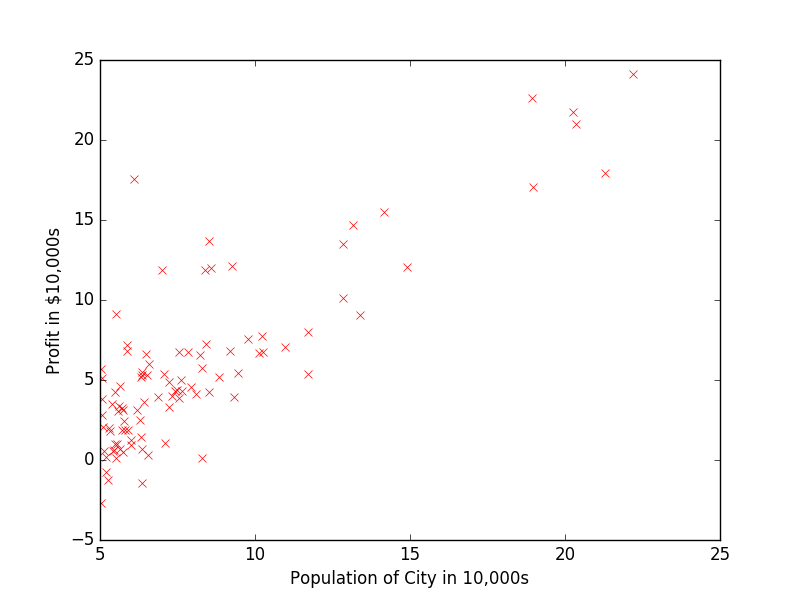

Generate this figure with Python:
## Machine Learning Online Class - Exercise 1: Linear Regression

#  Instructions
#  ------------
#
#  This file contains code that helps you get started on the
#  linear exercise. You will need to complete the following functions
#  in this exericse:
#
#     warmUpExercise.py
#     plotData.py
#     gradientDescent.py
#     computeCost.py
#     gradientDescentMulti.py
#     computeCostMulti.py
#     featureNormalize.py
#     normalEqn.py
#
#  For this exercise, you will not need to change any code in this file,
#  or any other files other than those mentioned above.
#
# x refers to the population size in 10,000s
# y refers to the profit in $10,000s
#

import numpy as np
import matplotlib.pyplot as plt

def warmUpExercise():
    return np.identity(5)

def plotData(X,y):
    plt.plot(X,y,'rx')
    plt.xlabel('Population of City in 10,000s')
    plt.ylabel('Profit in $10,000s')
    plt.show()

## ==================== Part 1: Basic Function ====================
# Complete warmUpExercise.py
print('Running warmUpExercise ... \n')
print('5x5 Identity Matrix: \n')
print( warmUpExercise() )

input("Press Enter to continue...")


## ======================= Part 2: Plotting =======================
print('Plotting Data ...\n')
data = np.loadtxt('ex1data1.txt')
X = data[:, 0]
y = data[:, 1]
m = len(y)  # number of training examples

# Plot Data
plotData(X, y)

input("Press Enter to continue...")

#%% =================== Part 3: Cost and Gradient descent ===================

#X = [ones(m, 1), data(:,1)]; % Add a column of ones to x
#theta = zeros(2, 1); % initialize fitting parameters

#% Some gradient descent settings
#iterations = 1500;
#alpha = 0.01;

#fprintf('\nTesting the cost function ...\n')
#% compute and display initial cost
#J = computeCost(X, y, theta);
#fprintf('With theta = [0 ; 0]\nCost computed = %f\n', J);
#fprintf('Expected cost value (approx) 32.07\n');

#% further testing of the cost function
#J = computeCost(X, y, [-1 ; 2]);
#fprintf('\nWith theta = [-1 ; 2]\nCost computed = %f\n', J);
#fprintf('Expected cost value (approx) 54.24\n');

#fprintf('Program paused. Press enter to continue.\n');
#pause;

#fprintf('\nRunning Gradient Descent ...\n')
#% run gradient descent
#theta = gradientDescent(X, y, theta, alpha, iterations);

#% print theta to screen
#fprintf('Theta found by gradient descent:\n');
#fprintf('%f\n', theta);
#fprintf('Expected theta values (approx)\n');
#fprintf(' -3.6303\n  1.1664\n\n');

#% Plot the linear fit
#hold on; % keep previous plot visible
#plot(X(:,2), X*theta, '-')
#legend('Training data', 'Linear regression')
#hold off % don't overlay any more plots on this figure

#% Predict values for population sizes of 35,000 and 70,000
#predict1 = [1, 3.5] *theta;
#fprintf('For population = 35,000, we predict a profit of %f\n',...
    #predict1*10000);
#predict2 = [1, 7] * theta;
#fprintf('For population = 70,000, we predict a profit of %f\n',...
    #predict2*10000);

#fprintf('Program paused. Press enter to continue.\n');
#pause;

#%% ============= Part 4: Visualizing J(theta_0, theta_1) =============
#fprintf('Visualizing J(theta_0, theta_1) ...\n')

#% Grid over which we will calculate J
#theta0_vals = linspace(-10, 10, 100);
#theta1_vals = linspace(-1, 4, 100);

#% initialize J_vals to a matrix of 0's
#J_vals = zeros(length(theta0_vals), length(theta1_vals));

#% Fill out J_vals
#for i = 1:length(theta0_vals)
    #for j = 1:length(theta1_vals)
	  #t = [theta0_vals(i); theta1_vals(j)];
	  #J_vals(i,j) = computeCost(X, y, t);
    #end
#end


#% Because of the way meshgrids work in the surf command, we need to
#% transpose J_vals before calling surf, or else the axes will be flipped
#J_vals = J_vals';
#% Surface plot
#figure;
#surf(theta0_vals, theta1_vals, J_vals)
#xlabel('\theta_0'); ylabel('\theta_1');

#% Contour plot
#figure;
#% Plot J_vals as 15 contours spaced logarithmically between 0.01 and 100
#contour(theta0_vals, theta1_vals, J_vals, logspace(-2, 3, 20))
#xlabel('\theta_0'); ylabel('\theta_1');
#hold on;
#plot(theta(1), theta(2), 'rx', 'MarkerSize', 10, 'LineWidth', 2);
